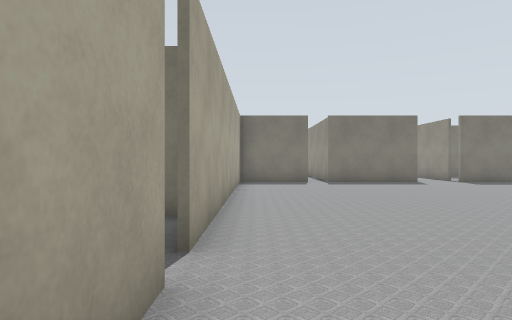
view 1 (above)

20 first-person views from a walk through a Gazebo world. The camera is 0.94 m above the floor, looks level and sees 75° across. Floor lines are 1 m apart. The floor is counted in squares, 1 m on a side. Each view is taken from the middle of a square. On the plan, view 1 faces up. The plan holds only what a view shows up to about 12 squares ahead; the rest is blank. The place goes on beyond the plan. Robots are left out.

view 2
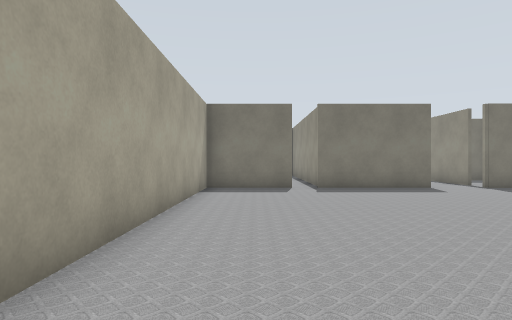

view 3
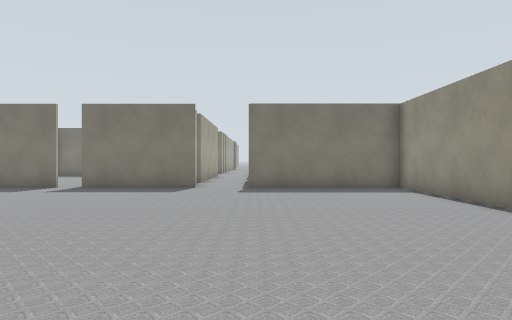

view 4
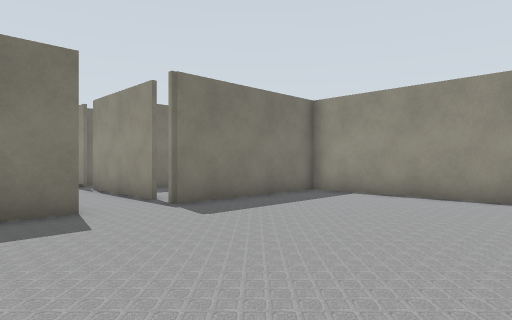

view 5
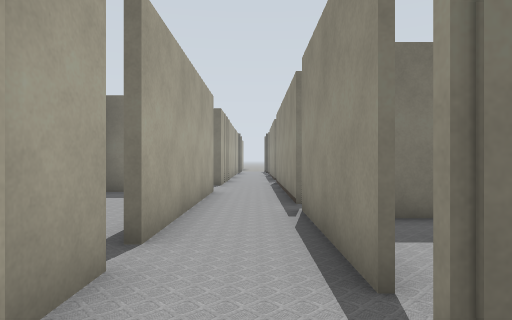

view 6
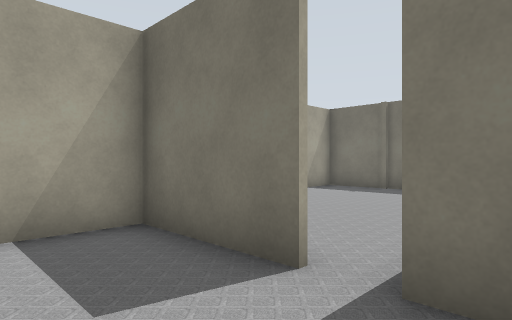

view 7
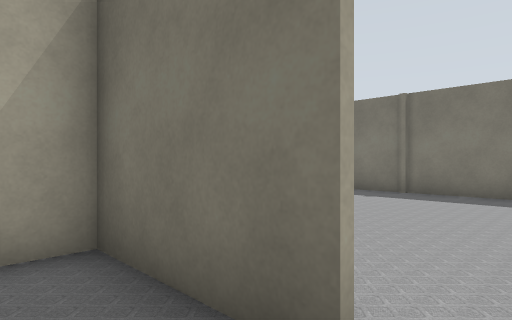

view 8
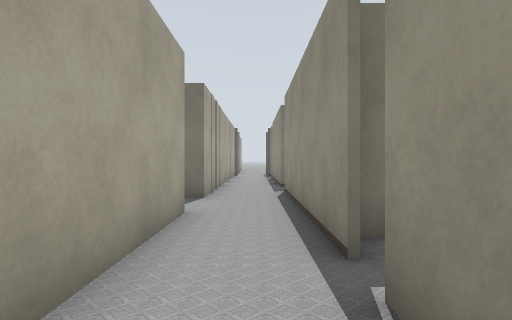

view 9
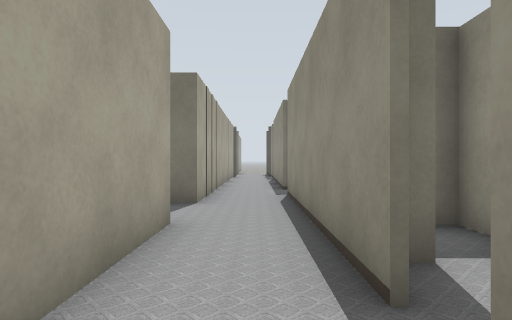

view 10
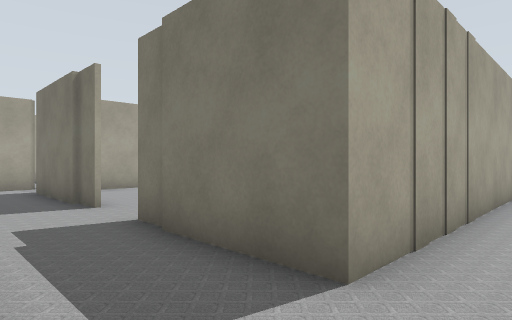

view 11
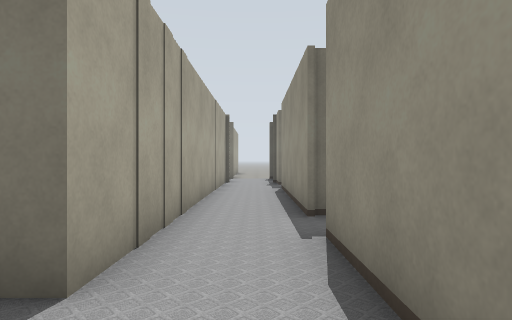

view 12
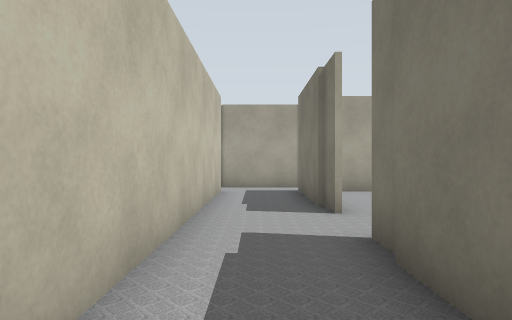

view 13
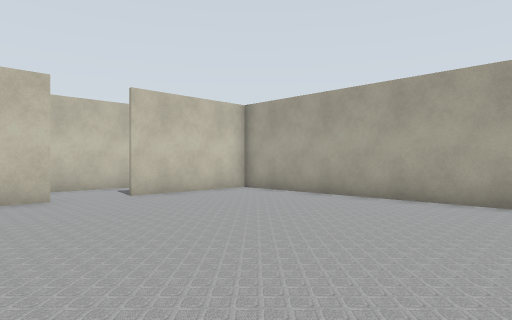

view 14
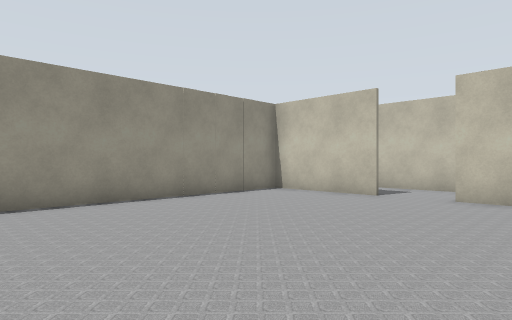

view 15
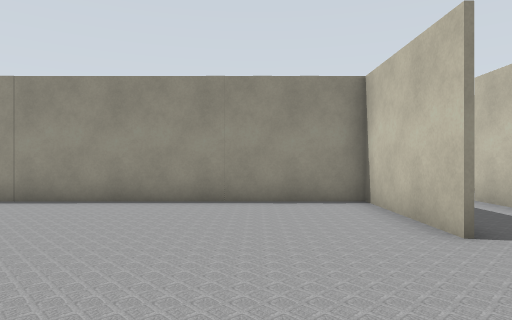

view 16
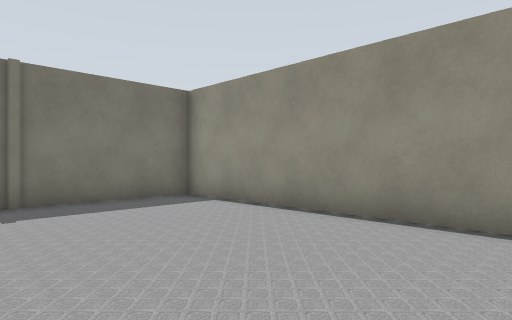

view 17
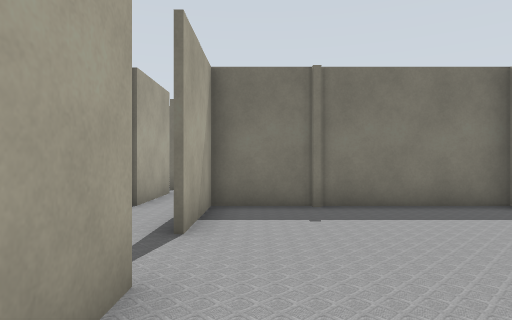

view 18
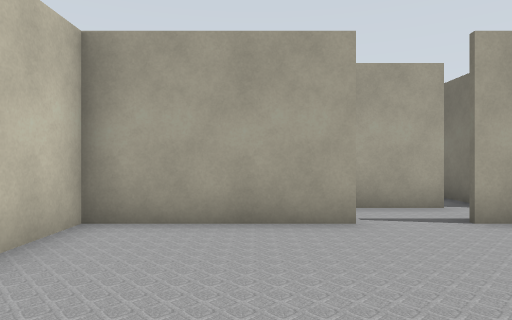

view 19
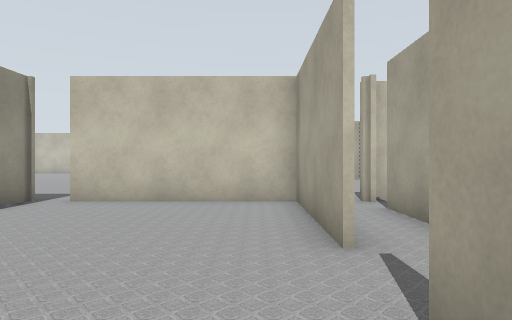

view 20
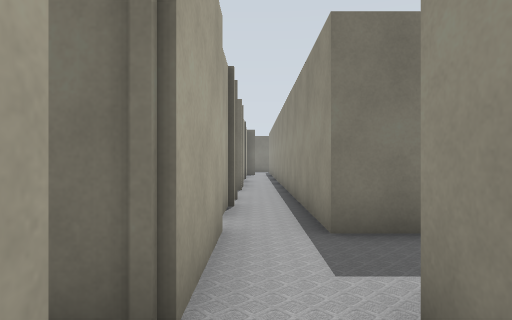

### Floor plan
Ten units are one square. View 1 is at (0, 0); x grows to the right and y downward. Boxes are objects, and circles mark ways between rooms. Rooms are numbered by the first view taken in them; rooms with no view inside come last. Other rooms are left out.
<svg viewBox="-55 -347 199 343">
<path fill="none" stroke="#000" d="M139 -91 139 -143 88 -143M70 -143 32 -143M-7 -25 -7 -9M22 -143 -7 -143 -7 -34M89 -201 89 -236M67 -159 67 -146M89 -152 89 -192M67 -229 67 -166M89 -236 89 -271M92 -287 89 -287 89 -340M11 -253 -30 -253M67 -342 67 -253 30 -253M-30 -229 67 -229M-46 -244 -46 -228M30 -255 66 -255 66 -339M-29 -330 -29 -255 12 -255M-29 -185 -29 -144 22 -144M32 -143 32 -228 -29 -228 -29 -201M-46 -208 -46 -189M-46 -171 -46 -155M-30 -222 -30 -229M-46 -279 -46 -268M-46 -256 -46 -244M-30 -253 -30 -314"/>
<circle cx="80" cy="-140" r="3" fill="#2a7"/>
<circle cx="20" cy="-140" r="3" fill="#2a7"/>
<circle cx="80" cy="-240" r="3" fill="#2a7"/>
<circle cx="20" cy="-250" r="3" fill="#2a7"/>
<circle cx="-40" cy="-225" r="3" fill="#2a7"/>
<circle cx="-40" cy="-250" r="3" fill="#2a7"/>
<circle cx="-30" cy="-195" r="3" fill="#2a7"/>
<text x="70" y="-60">1</text>
<text x="80" y="-190">2</text>
<text x="70" y="-250">3</text>
<text x="20" y="-300">4</text>
<text x="0" y="-190">5</text>
<text x="-40" y="-190">6</text>
<text x="-40" y="-280">7</text>
</svg>
Room 1 opens to room 2. Room 1 opens to room 5. Room 2 opens to room 3. Room 3 opens to room 4. Room 3 opens to room 6. Room 3 opens to room 7. Room 5 opens to room 6.

Where each view was taken, in squares from view 1:
view 1: 0 up, 0 right, facing up
view 2: 3 up, 1 right, facing up
view 3: 3 up, 9 right, facing up
view 4: 8 up, 5 right, facing up-right
view 5: 13 up, 8 right, facing up
view 6: 12 up, 4 right, facing up-left
view 7: 13 up, 3 right, facing up-left
view 8: 17 up, 8 right, facing up
view 9: 18 up, 8 right, facing up
view 10: 23 up, 8 right, facing up-left
view 11: 23 up, 8 right, facing up
view 12: 24 up, 7 right, facing left
view 13: 34 up, 5 right, facing down-left
view 14: 34 up, 1 left, facing down-right
view 15: 28 up, 1 left, facing right
view 16: 15 up, 2 left, facing up-right
view 17: 16 up, 2 left, facing up
view 18: 17 up, 2 right, facing left
view 19: 22 up, 2 left, facing down
view 20: 21 up, 4 left, facing up
